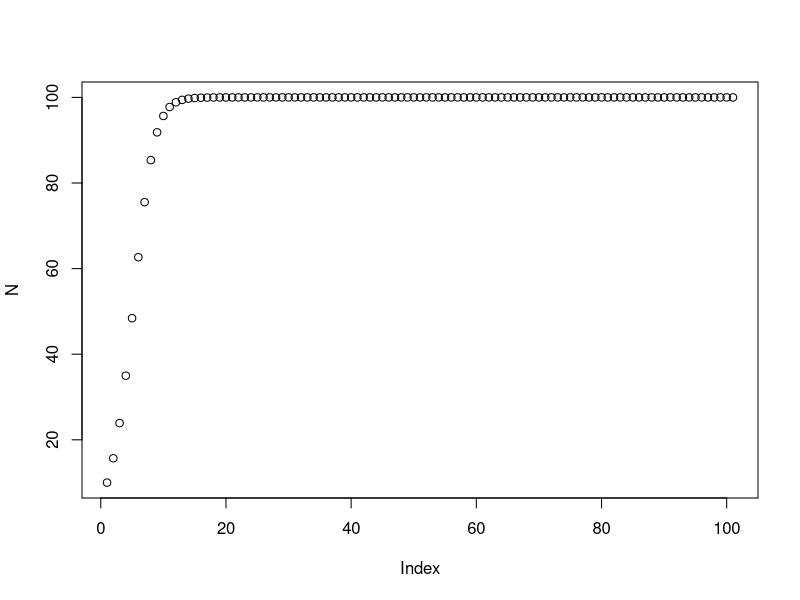

Generate this figure with R:
### test change
#defining a function to calculate the area of a circle
AreaCircle<- function(x){
  return(pi*x**2)
  }
AreaCircle(3.4)
values<-rnorm(10)
AreaCircle(values)

#defining a function to centegrade (oF ->oC)
centegrade<-function(x){
  oC<-(x-32)*5/9
  text<-'Farenheit: value of oF is equivalent to value of oC centigrade'
  print(text)
  return(oC)
}
centegrade(80)

#3.
vec<- rnorm(100,mean = 35,sd=15)
calc<- function(x){
  results<-c(
  mean(x),
  median(x),
  range(x)
  )
  return(results)
}
calc(vec) #ask how can i make the output readable!!!!!!!!!!1

#4.creating a function that calculates the median
mdn<- function(x){
  x_sorted<-sort(x)
  if (length(x)%%2==0){
    mdn<-(x_sorted[length(x_sorted)/2]+x_sorted[length(x_sorted)/2+1])/2
    return(mdn)
  }
  else{
    mdn<-x_sorted[(length(x_sorted)+1)/2]
    return(mdn)
  }
}
mdn(vec)
median(vec)

#5.
ricker <- function(nzero,r,t,K = 100){
  N<-c() # ask how to make empty vector
  N[1]<- nzero
  for (t in 1:t){
    N[t+1]<-N[t]*exp(r*(1-(N[t]/K)))
  }
  p<-plot(N)
  return(p)
}
ricker(10,0.5,100)
